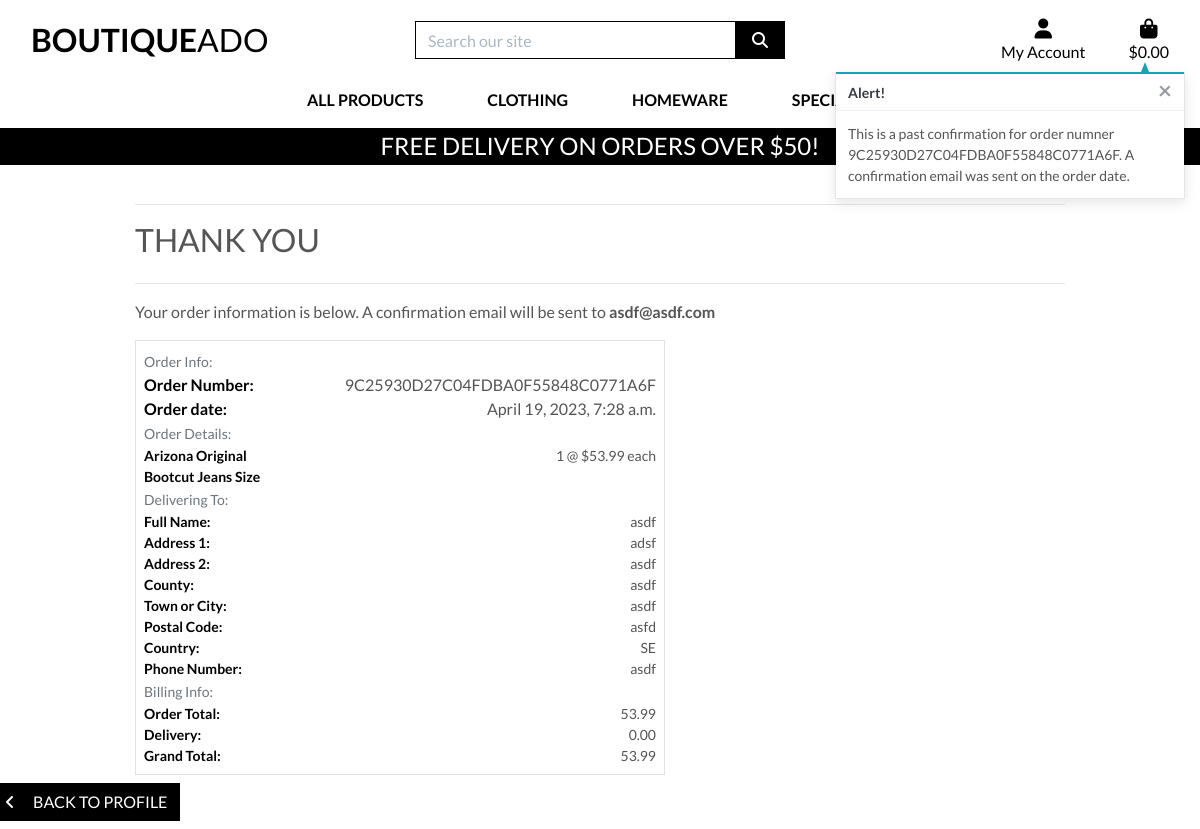
Screenshot of /profile/order_history/9C25930D27C04FDBA0F55848C0771A6F with the database file from the repository.
### checkout/models.py (models this page shows, shortened)
class Order(models.Model):
    order_number = models.CharField(max_length=32, null=False, editable=False)
    user_profile = models.ForeignKey(UserProfile, on_delete=models.SET_NULL, null=True, blank=True, related_name='orders')
    full_name = models.CharField(max_length=50, null=False, blank=False)
    email = models.EmailField(max_length=254, null=False, blank=False)
    phone_number = models.CharField(max_length=20, null=False, blank=False)
    country = CountryField(blank_label='Country *', null=False, blank=False)
    postcode = models.CharField(max_length=20, null=True, blank=True)
    town_or_city = models.CharField(max_length=40, null=False, blank=False)
    street_addres1 = models.CharField(max_length=80, null=False, blank=False)
    street_addres2 = models.CharField(max_length=80, null=True, blank=True)
    county = models.CharField(max_length=80, null=True, blank=True)
    date = models.DateTimeField(auto_now_add=True)
    delivery_cost = models.DecimalField(max_digits=6, decimal_places=2, null=False, default=0)
    order_total = models.DecimalField(max_digits=10, decimal_places=2, null=False, default=0)
    grand_total = models.DecimalField(max_digits=10, decimal_places=2, null=False, default=0)
    original_bag = models.TextField(null=False, blank=False, default='')
    stripe_pid = models.CharField(max_length=254, null=False, blank=False, default='')

class OrderLineItem(models.Model):
    order = models.ForeignKey(Order, null=False, on_delete=models.CASCADE, related_name='lineitems')
    product = models.ForeignKey(Product, null=False, blank=False, on_delete=models.CASCADE)
    product_size = models.CharField(max_length=2, null=True, blank=True)
    quantity = models.IntegerField(null=False, blank=False, default=0)
    lineitem_total = models.DecimalField(max_digits=6, decimal_places=2, null=False, blank=False, editable=False)

### products/models.py (models this page shows, shortened)
class Product(models.Model):
    category = models.ForeignKey('Category', null=True, blank=True, on_delete=models.SET_NULL)
    sku = models.CharField(max_length=254, null=True, blank=True)
    name = models.CharField(max_length=254)
    description = models.TextField()
    has_sizes = models.BooleanField(default=False, null=True, blank=True)
    price = models.DecimalField(max_digits=6, decimal_places=2)
    rating = models.DecimalField(max_digits=6, decimal_places=2, null=True, blank=True)
    image_url = models.URLField(max_length=1024, null=True, blank=True)
    image = models.ImageField(null=True, blank=True)

### profiles/views.py (the view)
# urls.py: path('order_history/<order_number>', views.order_history, name='order_history')
def order_history(request, order_number):
    order = get_object_or_404(Order, order_number=order_number)
    messages.info(request, (
        f'This is a past confirmation for order numner {order_number}. '
        'A confirmation email was sent on the order date.'
    ))
    template = 'checkout/checkout_success.html'
    context = {
        'order': order,
        'from_profile': True
    }
    return render(request, template, context)

### bag/contexts.py (called while the page is built, shortened)
def bag_contents(request):
    bag_items = []
    total = 0
    product_count = 0
    bag = request.session.get('bag', {})
    if total < settings.FREE_DELIVERY_THRESHOLD:
        delivery = total * Decimal(settings.STANDARD_DELIVERY_PERCENTAGE / 100)
        free_delivery_delta = settings.FREE_DELIVERY_THRESHOLD - total
    else:
        delivery = 0
        free_delivery_delta = 0
    grand_total = delivery + total
    context = {
        'bag_items': bag_items,
        'total': total,
        'product_count': product_count,
        'delivery': delivery,
        'free_delivery_delta': free_delivery_delta,
        'free_delivery_threshold': settings.FREE_DELIVERY_THRESHOLD,
        'grand_total': grand_total,
    }
    return context

### checkout/templates/checkout/checkout_success.html (shortened to what this page needs)
{% extends "base.html" %}
{% load static %}
{% block extra_css %}
    <link rel="stylesheet" href="{% static 'checkout/css/checkout.css' %}">
{% endblock %}
{% block page_header %}
    <div class="container header-container">
    </div>
{% endblock %}
{% block content %}
    <div class="overlay"></div>
    <div class="container">
        <div class="row">
            <div class="col">
                <hr>
                <h2 class="logo-font mb-4">Thank You</h2>
                <hr>
                <p>Your order information is below. A confirmation email will be sent to <strong>{{ order.email }}</strong></p>
            </div>
        </div>
        <div class="row">
            <div class="col-12 col-lg-7">
                <div class="order-confirmation-wrapper p-2 border">
                    <div class="row">
                        <div class="col">
                            <small class="text-muted">Order Info: </small>
                        </div>
                    </div>
                    <div class="row">
                        <div class="col-12 col-md-4">
                            <p class="mb-0 text-black font-weight-bold">Order Number: </p>
                        </div>
                        <div class="col-12 col-md-8 text-md-right">
                            <p class="mb-0">{{ order.order_number }} </p>
                        </div>
                    </div>
                    <div class="row">
                        <div class="col-12 col-md-4">
                            <p class="mb-0 text-black font-weight-bold">Order date: </p>
                        </div>
                        <div class="col-12 col-md-8 text-md-right">
                            <p class="mb-0">{{ order.date }} </p>
                        </div>
                    </div>
                    <div class="row">
                        <div class="col">
                            <small class="text-muted">Order Details: </small>
                        </div>
                    </div>
                    {% for item in order.lineitems.all %}
                    <div class="row">
                        <div class="col-12 col-md-4">
                            <p class="small mb-0 text-black font-weight-bold">
                                {{ item.product.name }}{% if item.product_size %} Size {{ item.product.sice|upper }}{% endif %}
                            </p>
                        </div>
                        <div class="col-12 col-md-8 text-md-right">
                            <p class="small mb-0">{{ item.quantity }} @ ${{ item.product.price }} each</p>
                        </div>
                    </div>
                    {% endfor %}
                    <div class="row">
                        <div class="col">
                            <small class="text-muted">Delivering To: </small>
                        </div>
                    </div>
                    <div class="row">
                        <div class="col-12 col-md-4">
                            <p class="small mb-0 text-black font-weight-bold">Full Name: </p>
                        </div>
                        <div class="col-12 col-md-8 text-md-right">
                            <p class="small mb-0">{{ order.full_name }} </p>
                        </div>
                    </div>
                    <div class="row">
                        <div class="col-12 col-md-4">
                            <p class="small mb-0 text-black font-weight-bold">Address 1: </p>
                        </div>
                        <div class="col-12 col-md-8 text-md-right">
                            <p class="small mb-0">{{ order.street_addres1 }}</p>
                        </div>
                    </div>
                    {% if order.street_addres2 %}
                    <div class="row">
                        <div class="col-12 col-md-4">
                            <p class="small mb-0 text-black font-weight-bold">Address 2: </p>
                        </div>
                        <div class="col-12 col-md-8 text-md-right">
                            <p class="small mb-0">{{ order.street_addres2 }} </p>
                        </div>
                    </div>
                    {% endif %}
                    {% if order.county %}
                    <div class="row">
                        <div class="col-12 col-md-4">
                            <p class="small mb-0 text-black font-weight-bold">County: </p>
                        </div>
                        <div class="col-12 col-md-8 text-md-right">
                            <p class="small mb-0">{{ order.county }} </p>
                        </div>
                    </div>
                    {% endif %}
                    <div class="row">
                        <div class="col-12 col-md-4">
                            <p class="small mb-0 text-black font-weight-bold">Town or City: </p>
                        </div>
                        <div class="col-12 col-md-8 text-md-right">
                            <p class="small mb-0">{{ order.town_or_city }} </p>
                        </div>
                    </div>
                    {% if order.postcode %}
                    <div class="row">
                        <div class="col-12 col-md-4">
                            <p class="small mb-0 text-black font-weight-bold">Postal Code: </p>
                        </div>
                        <div class="col-12 col-md-8 text-md-right">
                            <p class="small mb-0">{{ order.postcode }} </p>
                        </div>
                    </div>
                    {% endif %}
                    <div class="row">
                        <div class="col-12 col-md-4">
                            <p class="small mb-0 text-black font-weight-bold">Country: </p>
                        </div>
                        <div class="col-12 col-md-8 text-md-right">
                            <p class="small mb-0">{{ order.country }} </p>
                        </div>
                    </div>
                    <div class="row">
                        <div class="col-12 col-md-4">
                            <p class="small mb-0 text-black font-weight-bold">Phone Number: </p>
                        </div>
                        <div class="col-12 col-md-8 text-md-right">
                            <p class="small mb-0">{{ order.phone_number }} </p>
                        </div>
                    </div>
                    <div class="row">
                        <div class="col">
                            <small class="text-muted">Billing Info: </small>
                        </div>
                    </div>
                    <div class="row">
                        <div class="col-12 col-md-4">
                            <p class="small mb-0 text-black font-weight-bold">Order Total: </p>
                        </div>
                        <div class="col-12 col-md-8 text-md-right">
                            <p class="small mb-0">{{ order.order_total }} </p>
                        </div>
                    </div>
                    <div class="row">
                        <div class="col-12 col-md-4">
                            <p class="small mb-0 text-black font-weight-bold">Delivery: </p>
                        </div>
                        <div class="col-12 col-md-8 text-md-right">
                            <p class="small mb-0">{{ order.delivery_cost }} </p>
                        </div>
                    </div>
                    <div class="row">
                        <div class="col-12 col-md-4">
                            <p class="small mb-0 text-black font-weight-bold">Grand Total: </p>
                        </div>
                        <div class="col-12 col-md-8 text-md-right">
                            <p class="small mb-0">{{ order.grand_total }} </p>
                        </div>
                    </div>
                </div>
            </div>
        </div>
    </div>
    <div class="row">
        <div class="col012 col-lg7 text-right">
            {% if from_profile %}
                <a href="{% url 'profile' %}" class="btn btn-black rounded-0 my-2">
                    <span class="icon mr-2">
                        <i class="fas fa-angle-left"></i>
                    </span>
                    <span class="text-uppercase">Back to Profile</span>
            </a>
            {% endif %}
        </div>
    </div>
{% endblock %}

### static/css/base.css (style rules this page uses)
html { height: 100%; }
body { background: url('/media/homepage_background_cropped.jpg') no-repeat center center fixed; background-size: cover; height: calc(100vh - 164px); color: #555; font-family: 'Lato'; }
.icon { align-items: center; display: inline-flex; justify-content: center; height: 1.5rem; width: 1.5rem; }
.logo-font { text-transform: uppercase; }
.btn-black { background: black; color: white; }
.text-black { color: #000 !important; }
.overlay { height: 100%; width: 100%; top: 0; left: 0; position: fixed; background: white; z-index: -1; }
@media (min-width: 1200px) { .container { max-width: 80%; } }
@media (min-width: 992px) { .header-container { padding-top: 164px; } }

### rows the page displays
Order: email "asdf@asdf.com", order_number "9C25930D27C04FDBA0F55848C0771A6F", date "April 19, 2023, 7:28 a.m.", full_name "asdf", street_addres1 "adsf", street_addres2 "asdf", county "asdf", town_or_city "asdf", postcode "asfd", country "SE", phone_number "asdf", order_total "53.99", delivery_cost "0.00", grand_total "53.99"
OrderLineItem: product.name "Arizona Original Bootcut Jeans", quantity "1", product.price "53.99"

### other values shown
{{ free_delivery_threshold }} "50"
{{ message }} "This is a past confirmation for order numner 9C25930D27C04FDBA0F55848C0771A6F. A confirmation email was sent on the order date."
